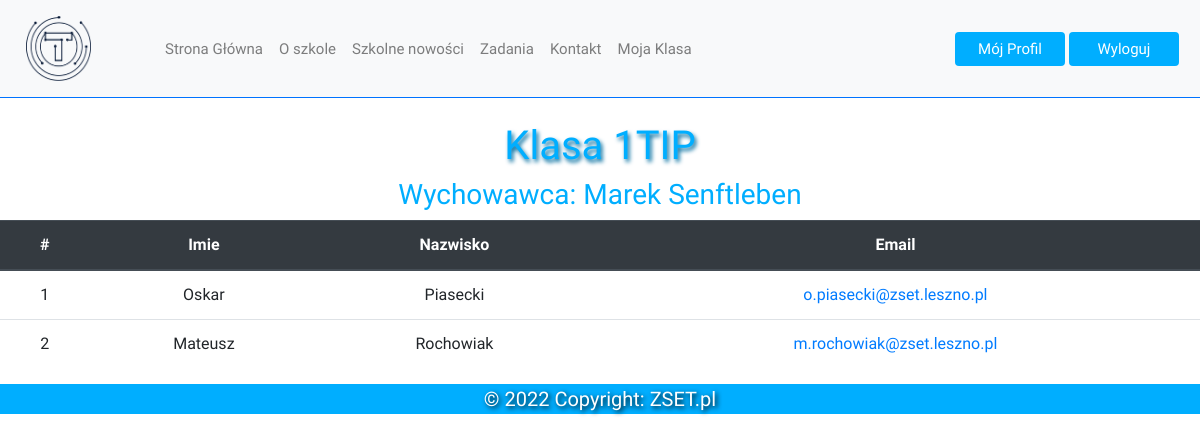
The app's page /klasa.php?klasa=1 (signed in) with its own data.
### tables this page shows
CREATE TABLE `klasy` (
  `klasaId` int(11) NOT NULL,
  `klasa` varchar(10) NOT NULL,
  `wychowawca` int(11) NOT NULL
);

CREATE TABLE `nauczyciele` (
  `nauczycielId` int(11) NOT NULL,
  `Imie` varchar(30) NOT NULL,
  `Nazwisko` varchar(30) NOT NULL,
  `Email` varchar(50) NOT NULL,
  `Haslo` varchar(30) NOT NULL
);

CREATE TABLE `uczniowie` (
  `uczenId` int(11) NOT NULL,
  `Imie` varchar(30) NOT NULL,
  `Nazwisko` varchar(30) NOT NULL,
  `Email` varchar(50) NOT NULL,
  `Haslo` varchar(30) NOT NULL
);

### klasa.php (the view, shortened to what this page needs)
<?php
$conn = polaczenieBaza();
if (isset($_SESSION['zalogowany'])
    AND $_SESSION['zalogowany'] == ROLA_NAUCZYCIEL){
    require_once('naglowek.php');
}else {
    require_once('naglowekpracownicy.php');
}
$Zapytanie =  "
    SELECT
        klasy.klasa,
        klasy.wychowawca,
        uczniowie.Email,
        uczniowie.Imie,
        uczniowie.Nazwisko,
        uczniowie.uczenId,
        nauczyciele.Imie AS Imie2,
        nauczyciele.Nazwisko AS Nazwisko2
    FROM klasy
    LEFT JOIN nauczyciele ON nauczyciele.nauczycielId = klasy.wychowawca
    LEFT JOIN przydzial ON przydzial.klasa1 = klasy.klasaId
    LEFT JOIN uczniowie ON uczniowie.uczenId = przydzial.uczen
    WHERE klasy.klasaId ='" .$_GET["klasa"]."'
    ORDER BY uczniowie.Nazwisko";
$result2 = mysqli_query($conn, $Zapytanie);
$row2 = mysqli_fetch_assoc($result2)
?>
<div id="tresc_pracownicy">
    <br>
    <center>
        <?php
        echo"<h1 style='color: rgb(0, 174, 255)' class='cien'>Klasa ".$row2["klasa"]."</h1>";
        echo"<h3 style='color: rgb(0, 174, 255)'>Wychowawca: ".$row2["Imie2"]." ".$row2["Nazwisko2"]."</h3>";
        ?>
        <table class="table" style="text-align: center">
            <thead class="thead-dark">
            <tr>
                <th scope="col">#</th>
                <th scope="col">Imie</th>
                <th scope="col">Nazwisko</th>
                <th scope="col">Email</th>
            </tr>
            <?php
            $helena = 0;
            $result = mysqli_query($conn, $Zapytanie);
            if ($result->num_rows > 0) {
                while($row = $result->fetch_assoc()) {
                    $helena++;
                    echo"<tr><td>".$helena."</td>";
                    echo"<td>" . $row["Imie"]. "</td>";
                    echo"<td>" . $row["Nazwisko"]. "</td>";
                    echo"<td><a href='profil.php?uczen=" . $row["uczenId"] ."'>" . $row["Email"] . "</a></td>";
                }
            } else {
                echo "0 results";
            }
            ?>
        </table>
    </center>
</div>
<?php
require_once('stopka.php');
?>
</body>
</html>

### styl2.css (style rules this page uses)
body { font-family: 'Varela Round', sans-serif; }
.cien { text-shadow: 2px 3px 4px rgb(0, 108, 158); }

### records on screen
klasy: klasa "1TIP", uczniowie.Imie "Oskar", uczniowie.Nazwisko "Piasecki", uczniowie.Email "o.piasecki@zset.leszno.pl", uczniowie.Imie "Mateusz", uczniowie.Nazwisko "Rochowiak", uczniowie.Email "m.rochowiak@zset.leszno.pl"
nauczyciele: Imie "Marek", Nazwisko "Senftleben"
